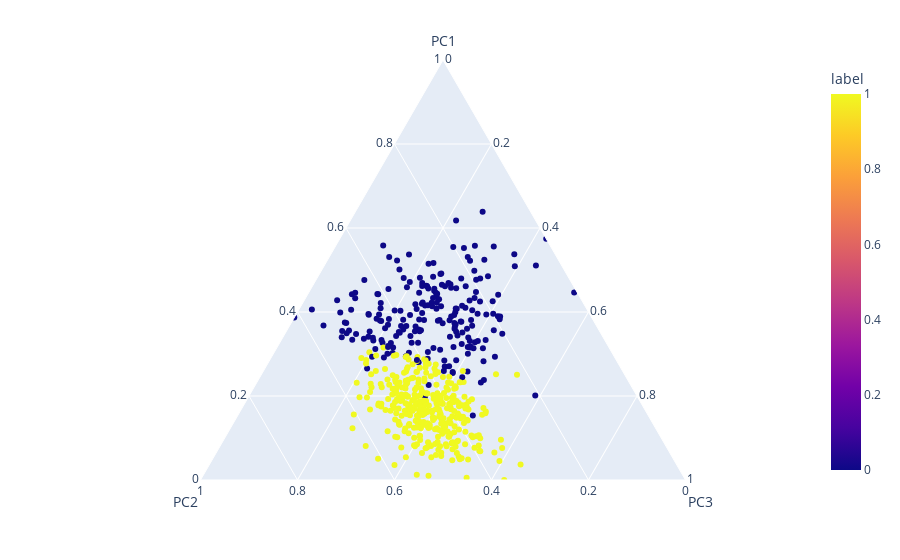

Write notebook code for a chart like this one.
### Code cell
import plotly.express as px

fig = px.scatter_ternary(df_new_norm, a="PC1", b="PC2",c="PC3",color="label",color_discrete_map = {0: "blue", 1: "green"})
fig.show()

### Figure 1 — Plotly figure (JSON) as saved in the notebook; plotly's stock layout.template omitted (floating-point values rounded to 4 significant figures; data arrays with more than 128 entries replaced by an {"elided": "..."} marker saying what was removed)
{"data": [{"a": {"elided": "569 float values"}, "b": {"elided": "569 float values"}, "c": {"elided": "569 float values"}, "hovertemplate": "PC1=%{a}<br>PC2=%{b}<br>PC3=%{c}<br>label=%{marker.color}<extra></extra>", "legendgroup": "", "marker": {"color": {"elided": "569 int values"}, "coloraxis": "coloraxis", "symbol": "circle"}, "mode": "markers", "name": "", "showlegend": false, "subplot": "ternary", "type": "scatterternary"}], "layout": {"autosize": true, "coloraxis": {"colorbar": {"title": {"text": "label"}}, "colorscale": [[0, "#0d0887"], [0.1111, "#46039f"], [0.2222, "#7201a8"], [0.3333, "#9c179e"], [0.4444, "#bd3786"], [0.5556, "#d8576b"], [0.6667, "#ed7953"], [0.7778, "#fb9f3a"], [0.8889, "#fdca26"], [1, "#f0f921"]]}, "legend": {"tracegroupgap": 0}, "margin": {"t": 60}, "ternary": {"aaxis": {"title": {"text": "PC1"}}, "baxis": {"title": {"text": "PC2"}}, "caxis": {"title": {"text": "PC3"}}, "domain": {"x": [0, 1], "y": [0, 1]}}}}
